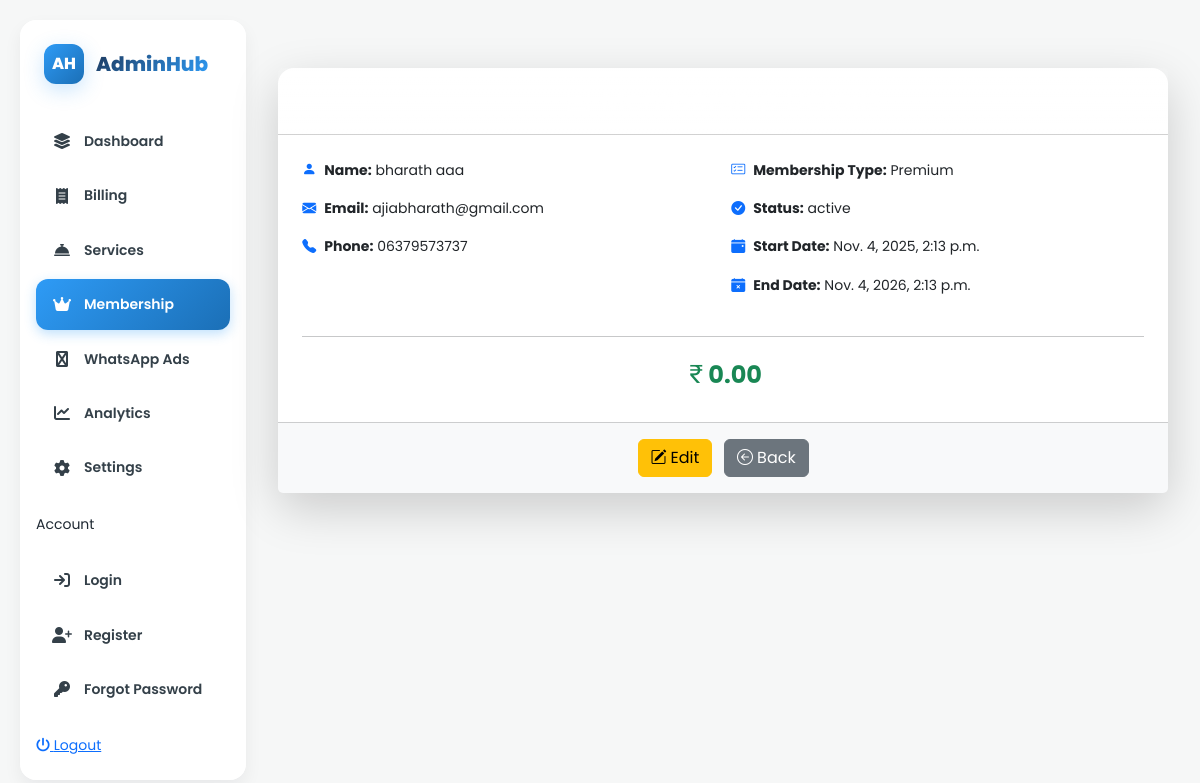
Screenshot of /membership/5/ with the database file from the repository.
### membership/models.py (models this page shows, shortened)
class Membership(models.Model):
    MEMBERSHIP_TYPES = [
        ('basic', 'Basic'),
        ('premium', 'Premium'),
        ('gold', 'Gold'),
        ('platinum', 'Platinum'),
    ]
    STATUS_CHOICES = [
        ('active', 'Active'),
        ('inactive', 'Inactive'),
        ('expired', 'Expired'),
        ('cancelled', 'Cancelled'),
    ]
    first_name = models.CharField(max_length=100)
    last_name = models.CharField(max_length=100)
    email = models.EmailField(unique=True)
    phone = models.CharField(max_length=15, blank=True)
    membership_type = models.CharField(
        max_length=20,
        choices=MEMBERSHIP_TYPES,
        default='basic'
    )
    status = models.CharField(
        max_length=20,
        choices=STATUS_CHOICES,
        default='inactive'
    )
    start_date = models.DateTimeField(default=timezone.now)
    end_date = models.DateTimeField(null=True, blank=True)
    price = models.DecimalField(max_digits=10, decimal_places=2, default=0.00)
    created_at = models.DateTimeField(auto_now_add=True)
    updated_at = models.DateTimeField(auto_now=True)
    class Meta:
        verbose_name = 'Membership'
        verbose_name_plural = 'Memberships'
        ordering = ['-created_at']
    @property
    def full_name(self):
        return f"{self.first_name} {self.last_name}"

### membership/views.py (the view)
# urls.py: path('<int:pk>/', MembershipDetailView.as_view(), name='membership_detail'),
class MembershipDetailView(DetailView):
    model = Membership
    template_name = 'membership/membership_detail.html'
    context_object_name = 'membership'

### templates/membership/membership_detail.html (shortened to what this page needs)
{% extends 'base.html' %}
{% block content %}
<div class="container-fluid app">
    <aside class="sidebar">
        <div class="brand">
            <div class="logo-circle">AH</div>
            <h4>AdminHub</h4>
        </div>
        <ul class="nav-list">
            <li><a href="{% url 'dashboard' %}" class="nav-link-compact"><i class="fa fa-layer-group"></i> Dashboard</a></li>
            <li><a href="{% url 'billing:billing' %}" class="nav-link-compact"><i class="fa fa-receipt"></i> Billing</a></li>
            <li><a href="{% url 'services:service_list' %}" class="nav-link-compact"><i class="fa fa-concierge-bell"></i> Services</a></li>
            <li><a href="{% url 'membership_list' %}" class="nav-link-compact active"><i class="fa fa-crown"></i> Membership</a></li>
            <li><a href="#" class="nav-link-compact"><i class="fa fa-whatsapp"></i> WhatsApp Ads</a></li>
            <li><a href="#" class="nav-link-compact"><i class="fa fa-chart-line"></i> Analytics</a></li>
            <li><a href="#" class="nav-link-compact"><i class="fa fa-cog"></i> Settings</a></li>
        </ul>
        <span class="small-muted">Account</span>
        <ul class="nav-list">
            <li><a href="{% url 'login' %}" class="nav-link-compact"><i class="fa fa-sign-in"></i> Login</a></li>
            <li><a href="{% url 'register' %}" class="nav-link-compact"><i class="fa fa-user-plus"></i> Register</a></li>
            <li><a href="{% url 'forgot_password' %}" class="nav-link-compact"><i class="fa fa-key"></i> Forgot Password</a></li>
        </ul>
        <a href="{% url 'logout' %}" class="logout" id="logoutBtn"><i class="fa fa-power-off"></i> Logout</a>
    </aside>
    <div class="container mt-5">
  <div class="card shadow-lg border-0 rounded-4">
    <div class="card-header bg-gradient text-white text-center py-3" style="background: linear-gradient(90deg, #007bff, #6610f2);">
      <h3 class="mb-0"><i class="bi bi-person-badge me-2"></i>Membership Details</h3>
    </div>
    <div class="card-body p-4">
      <div class="row g-3">
        <div class="col-md-6">
          <p><i class="bi bi-person-fill text-primary me-2"></i><strong>Name:</strong> {{ membership.full_name }}</p>
          <p><i class="bi bi-envelope-fill text-primary me-2"></i><strong>Email:</strong> {{ membership.email }}</p>
          <p><i class="bi bi-telephone-fill text-primary me-2"></i><strong>Phone:</strong> {{ membership.phone }}</p>
        </div>
        <div class="col-md-6">
          <p><i class="bi bi-card-checklist text-primary me-2"></i><strong>Membership Type:</strong> {{ membership.get_membership_type_display }}</p>
          <p><i class="bi bi-check-circle-fill text-primary me-2"></i><strong>Status:</strong> {{ membership.status }}</p>
          <p><i class="bi bi-calendar-event-fill text-primary me-2"></i><strong>Start Date:</strong> {{ membership.start_date }}</p>
          <p><i class="bi bi-calendar-x-fill text-primary me-2"></i><strong>End Date:</strong> {{ membership.end_date }}</p>
        </div>
      </div>
      <hr class="my-4">
      <div class="text-center">
        <h4 class="text-success fw-bold"><i class="bi bi-currency-rupee"></i>{{ membership.price }}</h4>
      </div>
    </div>
    <div class="card-footer bg-light text-center py-3">
      <a href="{% url 'membership_edit' membership.id %}" class="btn btn-warning me-2">
        <i class="bi bi-pencil-square me-1"></i>Edit
      </a>
      <a href="{% url 'membership_list' %}" class="btn btn-secondary">
        <i class="bi bi-arrow-left-circle me-1"></i>Back
      </a>
    </div>
  </div>
</div>
<link rel="stylesheet" href="https://cdn.jsdelivr.net/npm/bootstrap-icons@1.11.1/font/bootstrap-icons.css">
</div>
{% endblock %}

### static/css/style.css (style rules this page uses)
:root { --bg: #f6f7f7; --panel: #ffffff; --muted: #98a0a6; --accent: #2e9bf6; --soft: #eef2f4; --shadow: 0 8px 18px rgba(18,24,33,0.06); --success: #28a745; --warning: #ffc107; --danger: #dc3545; --border-radius: 16px; --transition: all 0.3s cubic-bezier(0.4, 0, 0.2, 1); }
* { box-sizing: border-box; margin: 0; padding: 0; }
body { font-family: "Poppins", -apple-system, BlinkMacSystemFont, sans-serif; background: var(--bg); color: #1f2933; font-size: 14px; line-height: 1.6; overflow-x: hidden; }
.app { display: flex; min-height: 100vh; gap: 20px; padding: 20px; transition: var(--transition); }
aside.sidebar { width: 280px; background: var(--panel); border-radius: var(--border-radius); padding: 24px 16px; box-shadow: var(--shadow); height: calc(100vh - 40px); position: sticky; top: 20px; overflow-y: auto; transition: var(--transition); backdrop-filter: blur(10px); }
.brand { display: flex; align-items: center; gap: 12px; margin-bottom: 32px; padding: 0 8px; }
.logo-circle { width: 40px; height: 40px; border-radius: 12px; background: linear-gradient(135deg, #2e9bf6, #1b6fb6); color: #fff; display: flex; align-items: center; justify-content: center; font-weight: 800; font-size: 16px; box-shadow: 0 6px 20px rgba(46,155,246,0.25); }
.brand h4 { font-weight: 800; font-size: 20px; background: linear-gradient(135deg, #1e3a5f, #2e9bf6); -webkit-background-clip: text; -webkit-text-fill-color: transparent; margin: 0; }
.nav-list { list-style: none; padding: 0; margin: 20px 0; }
.nav-link-compact { display: flex; align-items: center; gap: 12px; padding: 14px 16px; border-radius: 12px; color: #344049; font-weight: 600; text-decoration: none; transition: var(--transition); margin-bottom: 4px; }
.nav-link-compact.active { background: linear-gradient(135deg, var(--accent), #1b6fb6); color: white; box-shadow: 0 4px 12px rgba(46,155,246,0.3); }
.nav-link-compact i { width: 20px; text-align: center; font-size: 16px; }
.brand { display: flex; align-items: center; gap: 12px; margin-bottom: 32px; padding: 0 8px; position: relative; }

### rows the page displays
Membership: full_name "bharath aaa", email "ajiabharath@gmail.com", phone "06379573737", membership_type "Premium", status "active", start_date "Nov. 4, 2025, 2:13 p.m.", end_date "Nov. 4, 2026, 2:13 p.m.", price "0.00"
